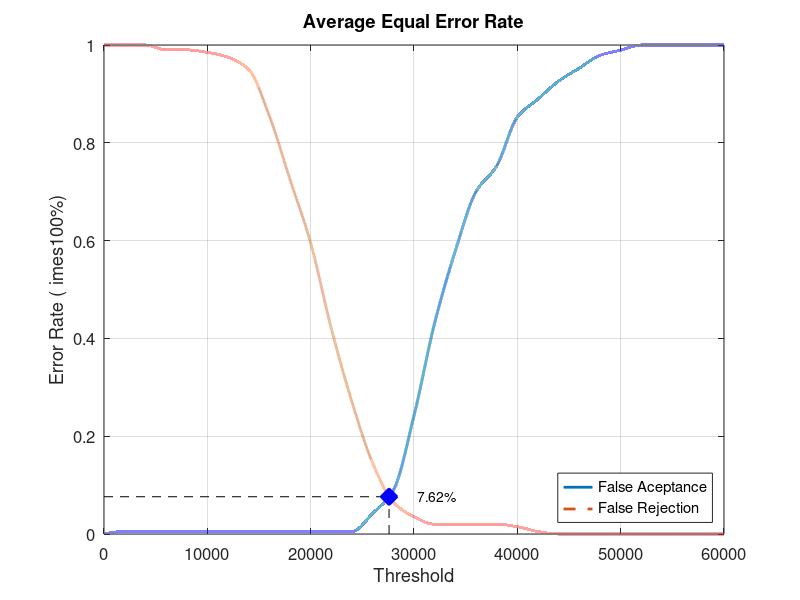
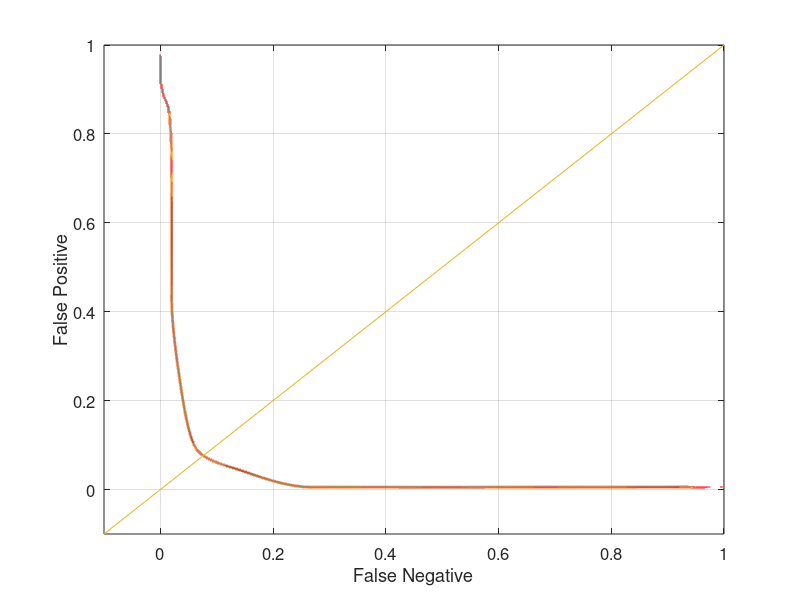

The MATLAB script that drew these images, in order:
close all;
clear;
clc;
x = 0:2000:60000;
xq = 0:0.5:60000;

y0 = [0 0.00526316 0.00526316 0.00526316 0.00526316 0.00526316 0.00526316 0.00526316 0.00526316 0.00526316 0.00526316 0.00526316 0.00526316 0.0421053 0.0894737 0.242105 0.431579 0.578947 0.7 0.752632 0.852632 0.889474 0.926316 0.952632 0.978947 0.989474 1 1 1 1 1]
yy0 = interp1(x, y0, xq, 'pchip');
y1 = [1 1 1 0.99 0.99 0.985 0.975 0.95 0.855 0.725 0.595 0.42 0.27 0.145 0.065 0.035 0.02 0.02 0.02 0.02 0.015 0.005 0 0 0 0 0 0 0 0 0]
yy1 = interp1(x, y1, xq, 'pchip');

% Calculating EER: 
y2 = abs(y0 - y1);
find(y2 == min(y2))
yy2 = abs(yy0 - yy1);
xEER = find(yy2 == min(yy2));
xEERIndex = xq(xEER) % X-axis EER
yEER = yy0(xEER) % Y-axis EER

main = figure
plot(xq, yy0,'-','LineWidth', 2);	hold on
plot(xq, yy1,'--','LineWidth', 2);	hold on
plot([xEERIndex xEERIndex], [0 yEER], 'k--');	hold on
plot([0 xEERIndex], [yEER yEER], 'k--');	hold on
plot(xEERIndex, yEER, 'bx', 'LineWidth', 10);	hold on
text(xEERIndex + 10 * xEERIndex / 100, yEER, [num2str(round((10000 * yEER)) / 100) '%'])
legend('False Aceptance', 'False Rejection', 'Location', 'SouthEast')
xlabel('Threshold')
ylabel('Error Rate (	imes100%)')
title('Average Equal Error Rate')
set(gca, 'FontSize', 12)
axis([0 60000 0 1])
grid on

print(main, 'Database2_2Main', '-dpng');
FNRxFPR = figure('Color', [1 1 1]);
plot(yy1, yy0, '-', yy1, yy0, 'LineWidth', 2);
hold on
y = -0.1:0.1:1
plot(y, y); 
set(gca, 'FontSize', 12)
xlabel('False Negative')
ylabel('False Positive')
axis([-0.1 1 -0.1 1])
set(gca, 'FontSize', 12)
grid on

print(FNRxFPR, 'Database2_2FNRxFPR','-dpng');
